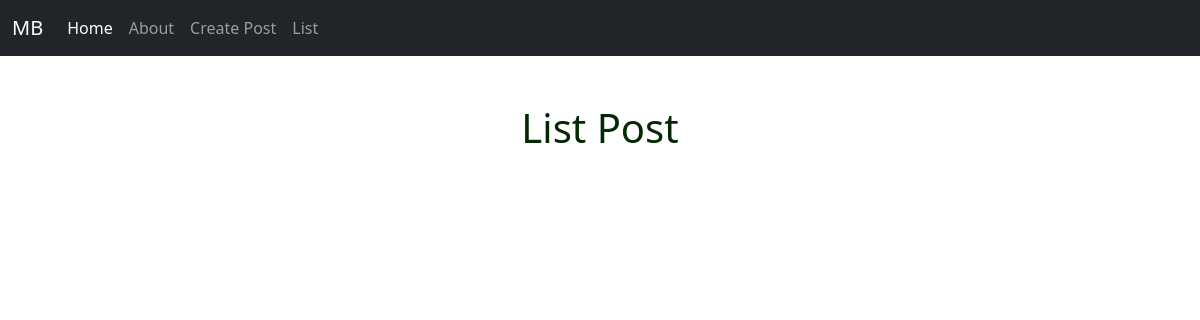
The page /list/ on the database as committed earlier.
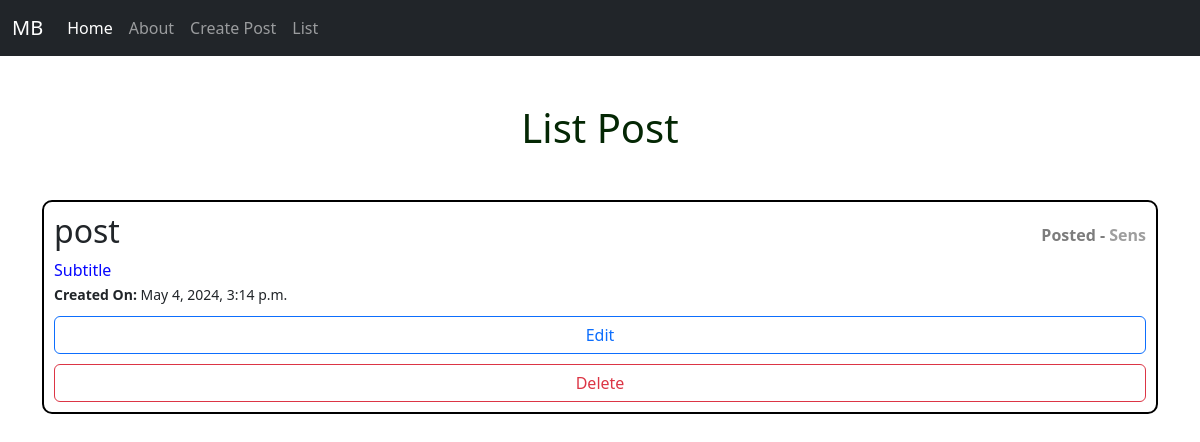
The same page on the database as committed later.
### posts/models.py (models this page shows, shortened)
class Post(models.Model):
    title = models.CharField(max_length=128)
    subtitle = models.CharField(max_length=256)
    author = models.ForeignKey(
        get_user_model(),
        on_delete=models.CASCADE
    )
    body = models.TextField()
    created_on = models.DateTimeField(auto_now_add=True)
    status = models.ForeignKey(
        Status,
        on_delete=models.CASCADE
    )

### posts/views.py (the view)
# urls.py: path('list/',views.PostListView.as_view(),name='list'),
class PostListView(ListView):
    template_name = 'posts/list.html'
    model = Post

### templates/posts/list.html (shortened to what this page needs)
{% extends 'base.html' %}
{% load static %}
{% block head %}
<link rel="stylesheet" href="{% static 'css/list.css' %}">
{% endblock head %}
{% block content %}
<h1 class="title" style="color: rgb(4, 39, 4); text-align: center; margin: 3rem 0;">List Post</h1>
    <div>
        {% for post in post_list %}
            <div class="post-container">
                <a href="{% url 'detail' post.id %}">
                    <div class="post-title-container">
                        <h2>{{ post.title }}</h2>
                        <p class="author"><span class="highlight">Posted -</span> {{post.author}}</p>
                    </div>
                    <p>{{ post.subtitle }}</p>
                    <small><b>Created On: </b>{{ post.created_on }}</small>
                    <a href="{% url 'edit' post.id %}" class="btn btn-outline-primary">Edit</a>
                    <a href="{% url 'delete' post.id %}" class="btn btn-outline-danger">Delete</a>
                </a>
            </div>
        {% endfor %}
    </div>
{% endblock content%}

### templates/base.html (shortened to what this page needs)
<!DOCTYPE html>
<html lang="en">
<head>
    <link href="https://cdn.jsdelivr.net/npm/bootstrap@5.3.3/dist/css/bootstrap.min.css" rel="stylesheet"
>
    {% block head %}
    {% endblock head %}
</head>
<body>
    <nav class="navbar navbar-expand-lg navbar-dark bg-dark">
        <div class="container-fluid">
            <a class="navbar-brand" href="">MB</a>
            <div class="collapse navbar-collapse" id="navbarNavAltMarkup">
                <div class="navbar-nav">
                    <a class="nav-link active" aria-current="page" href="{% url 'home' %}">Home</a>
                    <a class="nav-link" href="{% url 'about' %}">About</a>
                    <a class="nav-link" href="{% url 'new' %}">Create Post</a>
                    <a class="nav-link" href="{% url 'list' %}">List</a>
                </div>
            </div>
        </div>
    </nav>
    <div class="container">
        {% block content %}
        {% endblock  %}
    </div>
</body>
</html>

### static/css/list.css (style rules this page uses)
.post-title-container { display: flex; justify-content: space-between; align-items: center; }
.post-title-container .author { margin: 0; font-size: 1rem; color: rgb(158, 158, 158); font-weight: bold; }
.post-container .highlight { color: rgb(124, 124, 124); }
.post-container { display: flex; flex-direction: column; border: 2px solid black; gap: 10px; border-radius: 10px; padding: 10px; margin-bottom: 10px; }
.post-container p { margin: 0; color: rgb(6, 6, 255); }
a { text-decoration: none; color: inherit; }

Rows that differ between the two databases and show on the page:
added Post: title "post", author "Sens", subtitle "Subtitle", created_on "May 4, 2024, 3:14 p.m."
